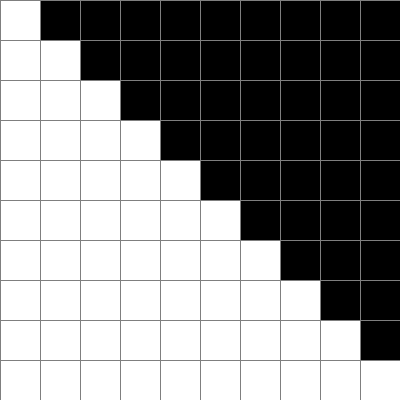
Frame 1 (no input)
Frame 60 (the mouse pressed at the canvas centre just before this capture): identical to frame 1, image omitted
Frame 120 (the mouse held since frame 60 and released just before this capture): identical to frame 1, image omitted

The Processing sketch that drew this single still picture (run headless with seeded random() and noise(); from frame 60 on, the mouse is pressed at the canvas centre):

// Processing sketch: prac7
// ── prac7.pde
int tam = 40;

void setup() {
  size(400, 400);
  stroke(127);
}

void draw() {
  for(int j = 0; j < height/tam; j++){
     for (int i = 0; i < width/tam; i++){
        if (i>j){
           fill(0); 
        }else{
           fill(255); 
        }
        rect(i*tam,j*tam,tam,tam);
     } 
  }
}
